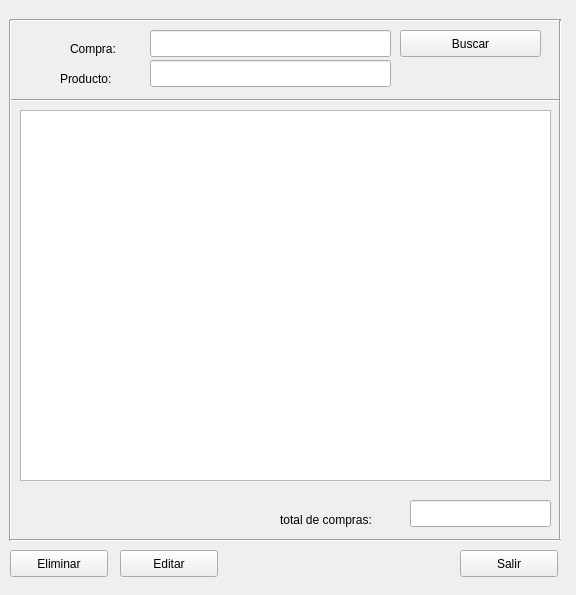
<?xml version="1.0" encoding="UTF-8"?>
<ui version="4.0">
 <class>Form</class>
 <widget class="QWidget" name="Form">
  <property name="geometry">
   <rect>
    <x>0</x>
    <y>0</y>
    <width>576</width>
    <height>595</height>
   </rect>
  </property>
  <property name="windowTitle">
   <string>compras registradas</string>
  </property>
  <widget class="QTableView" name="tbl_compras">
   <property name="geometry">
    <rect>
     <x>20</x>
     <y>110</y>
     <width>531</width>
     <height>371</height>
    </rect>
   </property>
  </widget>
  <widget class="QLineEdit" name="bus_compra">
   <property name="geometry">
    <rect>
     <x>150</x>
     <y>30</y>
     <width>241</width>
     <height>27</height>
    </rect>
   </property>
  </widget>
  <widget class="QLineEdit" name="bus_producto">
   <property name="geometry">
    <rect>
     <x>150</x>
     <y>60</y>
     <width>241</width>
     <height>27</height>
    </rect>
   </property>
  </widget>
  <widget class="Line" name="line">
   <property name="geometry">
    <rect>
     <x>10</x>
     <y>90</y>
     <width>551</width>
     <height>20</height>
    </rect>
   </property>
   <property name="orientation">
    <enum>Qt::Horizontal</enum>
   </property>
  </widget>
  <widget class="QPushButton" name="btn_buscar">
   <property name="geometry">
    <rect>
     <x>400</x>
     <y>30</y>
     <width>141</width>
     <height>27</height>
    </rect>
   </property>
   <property name="text">
    <string>Buscar</string>
   </property>
  </widget>
  <widget class="QPushButton" name="btn_editar">
   <property name="geometry">
    <rect>
     <x>120</x>
     <y>550</y>
     <width>98</width>
     <height>27</height>
    </rect>
   </property>
   <property name="text">
    <string>Editar</string>
   </property>
  </widget>
  <widget class="QLabel" name="label">
   <property name="geometry">
    <rect>
     <x>70</x>
     <y>40</y>
     <width>66</width>
     <height>17</height>
    </rect>
   </property>
   <property name="text">
    <string>Compra:</string>
   </property>
  </widget>
  <widget class="QLabel" name="label_2">
   <property name="geometry">
    <rect>
     <x>60</x>
     <y>70</y>
     <width>66</width>
     <height>17</height>
    </rect>
   </property>
   <property name="text">
    <string>Producto:</string>
   </property>
  </widget>
  <widget class="Line" name="line_2">
   <property name="geometry">
    <rect>
     <x>10</x>
     <y>10</y>
     <width>551</width>
     <height>20</height>
    </rect>
   </property>
   <property name="orientation">
    <enum>Qt::Horizontal</enum>
   </property>
  </widget>
  <widget class="Line" name="line_3">
   <property name="geometry">
    <rect>
     <x>0</x>
     <y>20</y>
     <width>21</width>
     <height>521</height>
    </rect>
   </property>
   <property name="orientation">
    <enum>Qt::Vertical</enum>
   </property>
  </widget>
  <widget class="Line" name="line_4">
   <property name="geometry">
    <rect>
     <x>550</x>
     <y>20</y>
     <width>20</width>
     <height>521</height>
    </rect>
   </property>
   <property name="orientation">
    <enum>Qt::Vertical</enum>
   </property>
  </widget>
  <widget class="QPushButton" name="btn_eliminar">
   <property name="geometry">
    <rect>
     <x>10</x>
     <y>550</y>
     <width>98</width>
     <height>27</height>
    </rect>
   </property>
   <property name="text">
    <string>Eliminar</string>
   </property>
  </widget>
  <widget class="Line" name="line_5">
   <property name="geometry">
    <rect>
     <x>10</x>
     <y>530</y>
     <width>551</width>
     <height>20</height>
    </rect>
   </property>
   <property name="orientation">
    <enum>Qt::Horizontal</enum>
   </property>
  </widget>
  <widget class="QLineEdit" name="total_compras">
   <property name="geometry">
    <rect>
     <x>410</x>
     <y>500</y>
     <width>141</width>
     <height>27</height>
    </rect>
   </property>
  </widget>
  <widget class="QLabel" name="label_3">
   <property name="geometry">
    <rect>
     <x>280</x>
     <y>510</y>
     <width>121</width>
     <height>20</height>
    </rect>
   </property>
   <property name="text">
    <string>total de compras:</string>
   </property>
  </widget>
  <widget class="QPushButton" name="btn_salir">
   <property name="geometry">
    <rect>
     <x>460</x>
     <y>550</y>
     <width>98</width>
     <height>27</height>
    </rect>
   </property>
   <property name="text">
    <string>Salir</string>
   </property>
  </widget>
 </widget>
 <resources/>
 <connections/>
</ui>
